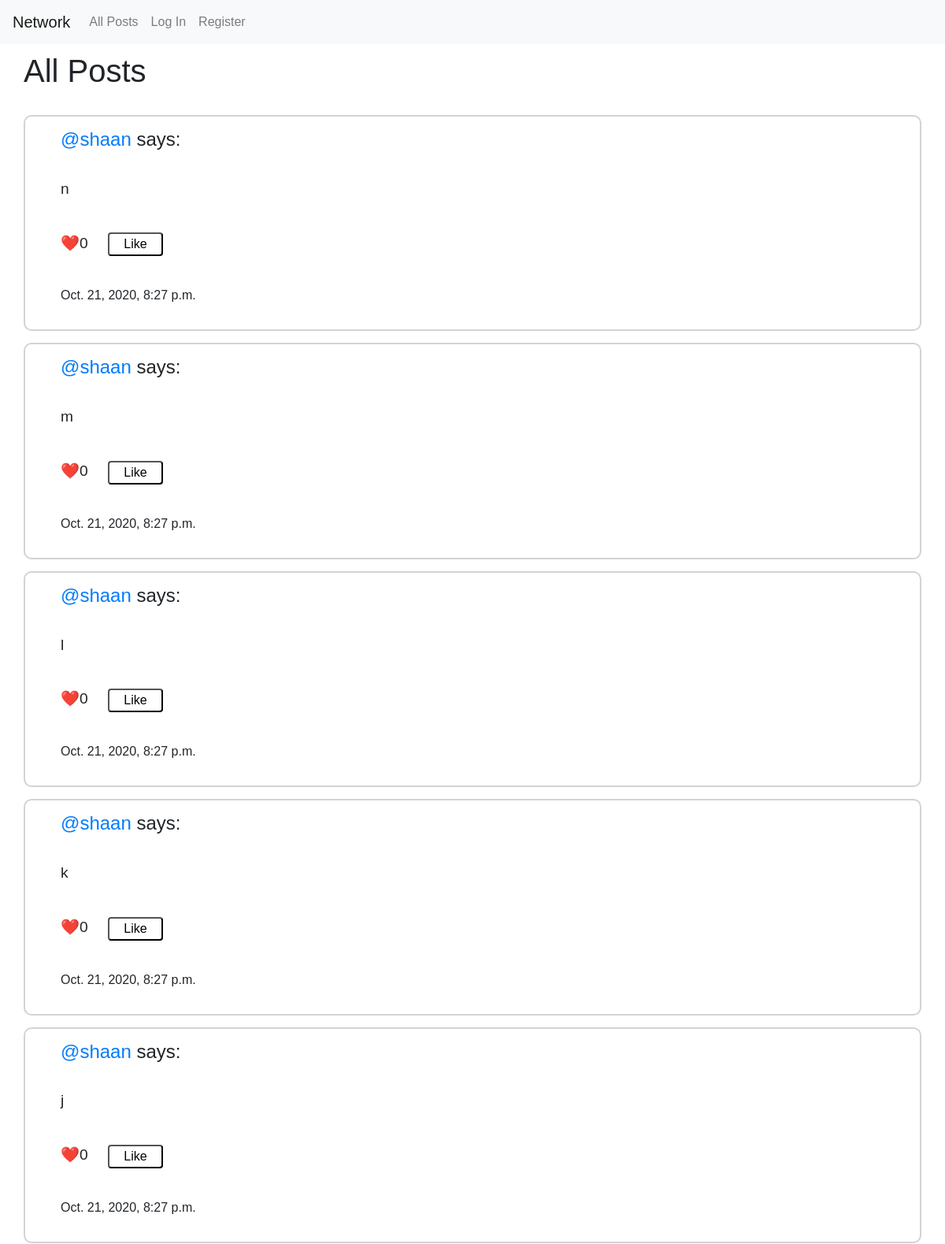
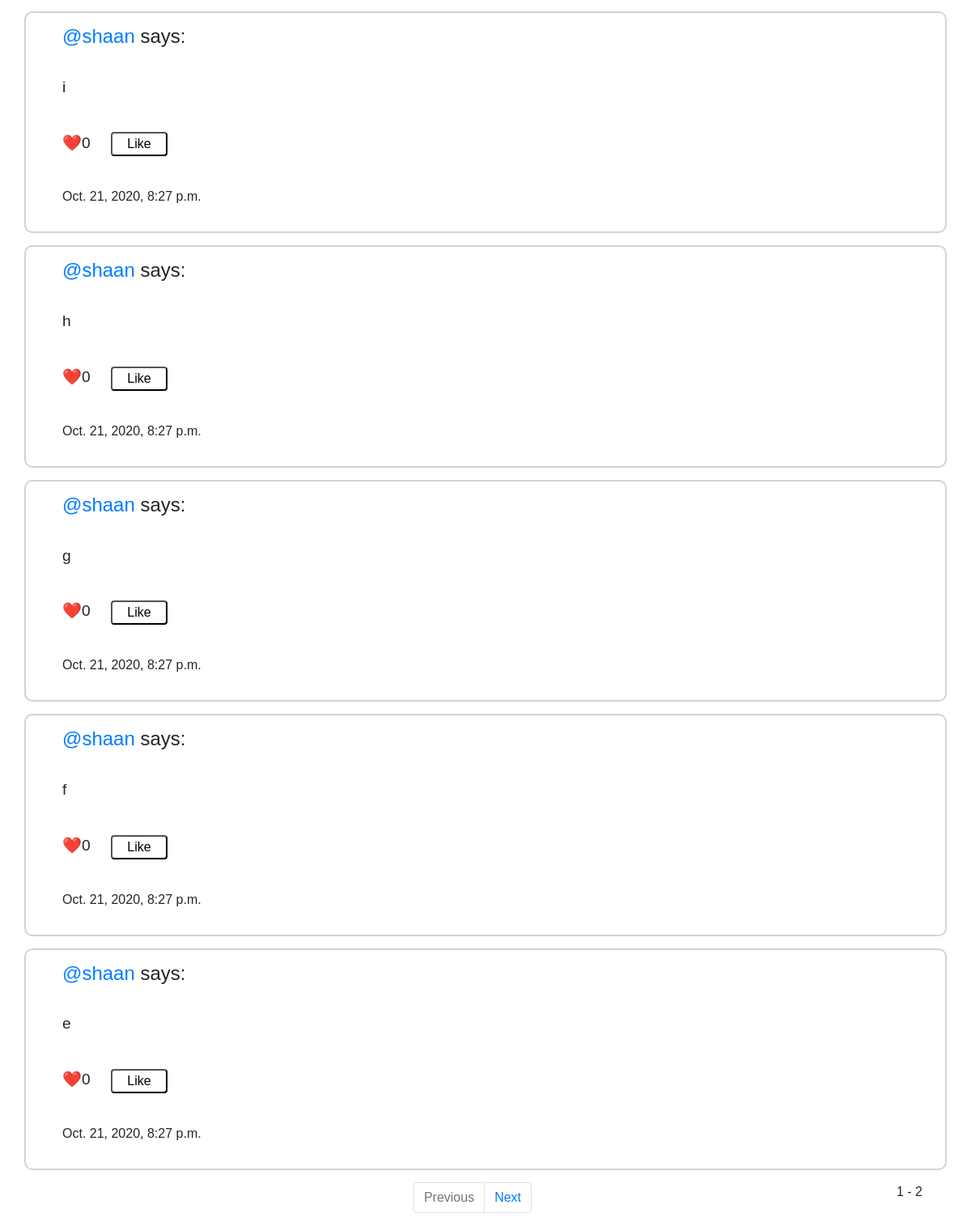
The app's page /, older data (2 pictures, top to bottom).
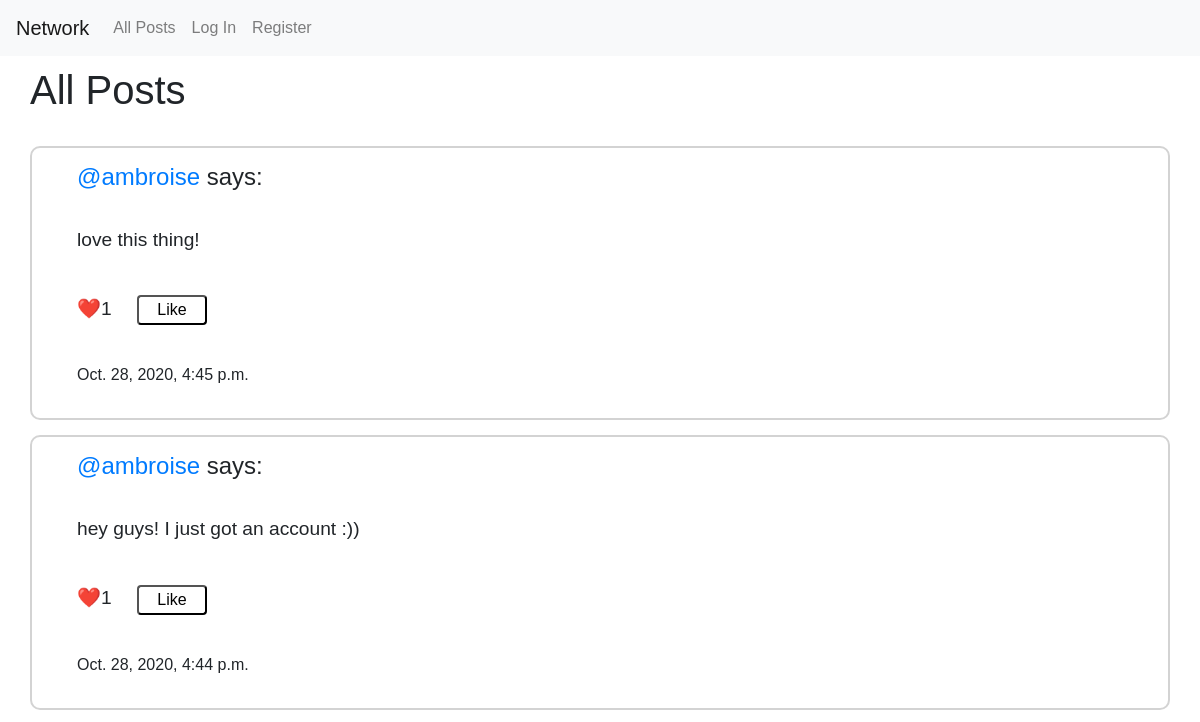
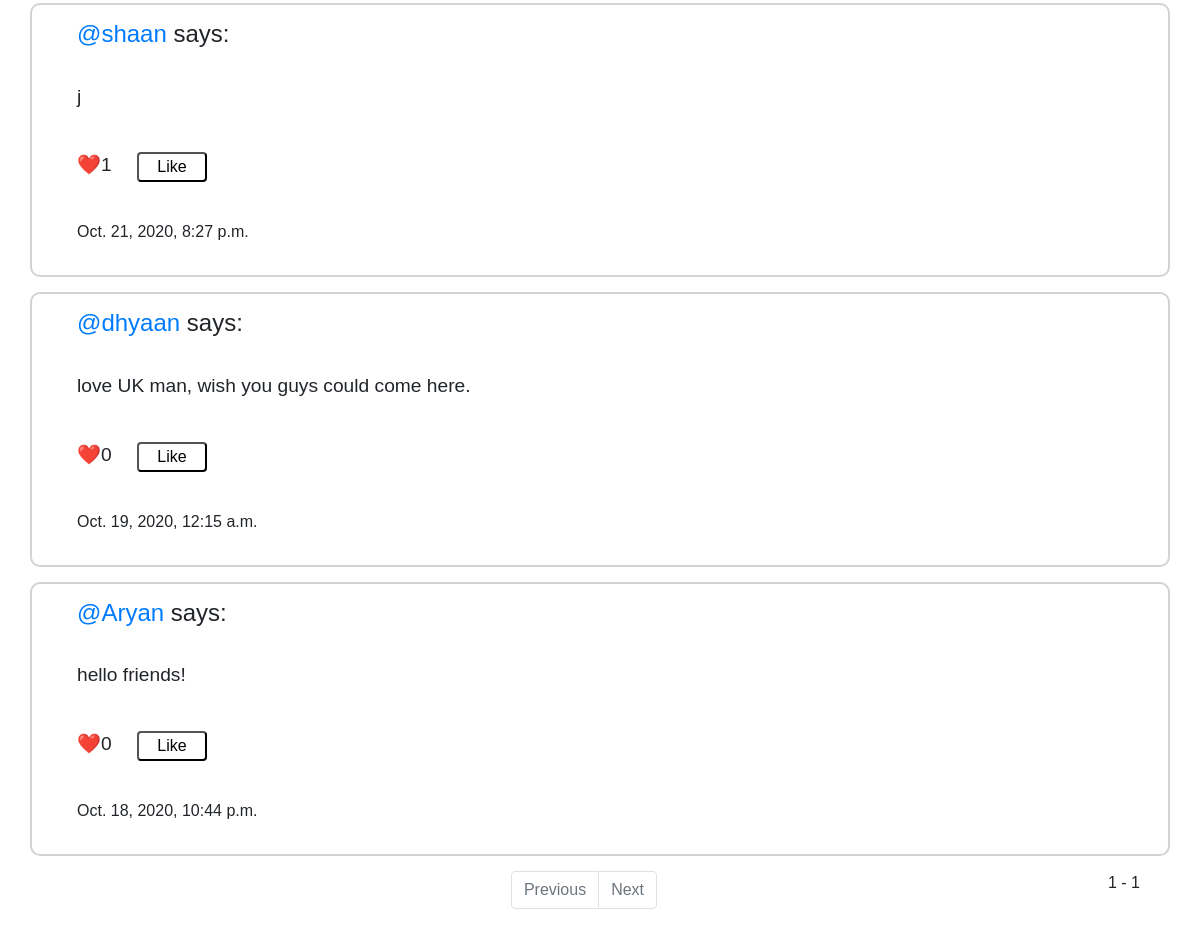
The same page, newer data (2 pictures, top to bottom).
### network/models.py (models this page shows, shortened)
class Post(models.Model):
    author = models.ForeignKey(User, related_name="posts", on_delete=models.CASCADE)
    body = models.TextField()
    creation_date = models.DateTimeField(auto_now_add = True, editable=False)
    class Meta:
       ordering = ('-creation_date',)

class User(AbstractUser):
    pass

### network/views.py (the view)
# urls.py: path("", views.index, name="index"),
def index(request):
    posts = Post.objects.all()
    paginator = Paginator(posts,10)
    page = request.GET.get('page')
    posts = paginator.get_page(page)
    return render(request, "network/index.html", {
        'form': NewPostForm(),
        'posts': posts,
    })

### project4/middle.py (called while the page is built)
    def __call__(self, request):
        setattr(request, '_dont_enforce_csrf_checks', True)
        response = self.get_response(request)
        return response

### network/templates/network/index.html (shortened to what this page needs)
{% extends "network/layout.html" %}
{% block body %}
<h1 style="padding-top: 10px;">All Posts</h1> <br>
    {% for post in posts %}
    <div class="post" data-post_id={{post.id}}>
        <h4 style="margin-bottom: 10px;"> <a href="{% url 'user_view' post.author %}"><bold>@{{post.author}}</bold></a> says:</h4> <br>
        <p class="post_body" data-post_id={{post.id}} style="margin-left: 30px; font-size: 120%;"> {{post.body}} </p> <br>
        <p id="likes_count_{{post.id}}" data-all_likes={{post.likes.all.count}} style="margin-left: 30px; font-size: 120%;"> ❤️{{post.likes.all.count}} </p> <br>
        <button class="like_button" data-post_id={{post.id}} data-user_id={{request.user.id}}>Like</button>
        <p style="font-weight: lighter; margin-left: 30px;">{{post.creation_date}}</p>
    </div>
    {% endfor %}
    <nav aria-label="Page navigation example">
    <span class="current" style="float: right; margin-right: 60px;">
      {{ posts.number }} - {{ posts.paginator.num_pages }}
       </span>
        <ul class="pagination justify-content-center" style="margin-left: 60px;">
            {% if posts.has_previous %}
            <li class="page-item">
                <a class="page-link" href="?page={{ posts.previous_page_number }}">Previous</a>
              </li>
            {% else %}
          <li class="page-item disabled">
            <a class="page-link" href="#" tabindex="-1" aria-disabled="true">Previous</a>
          </li>
            {% endif %}
          {% if posts.has_next %}
          <li class="page-item">
            <a class="page-link" href="?page={{ posts.next_page_number }}">Next</a>
          </li>
          {% else %}
          <li class="page-item disabled">
            <a class="page-link" href="#" tabindex="-1" aria-disabled="true">Next</a>
          </li>
          {% endif %}
        </ul>
      </nav>
{% endblock %}

Row changes from the older to the newer data that the page shows:
removed Post: author "shaan", body "n", likes.all.count "0", creation_date "Oct. 21, 2020, 8:27 p.m."
removed Post: author "shaan", body "m", likes.all.count "0", creation_date "Oct. 21, 2020, 8:27 p.m."
removed Post: author "shaan", body "l", likes.all.count "0", creation_date "Oct. 21, 2020, 8:27 p.m."
removed Post: author "shaan", body "k", likes.all.count "0", creation_date "Oct. 21, 2020, 8:27 p.m."
removed Post: author "shaan", body "i", likes.all.count "0", creation_date "Oct. 21, 2020, 8:27 p.m."
removed Post: author "shaan", body "h", likes.all.count "0", creation_date "Oct. 21, 2020, 8:27 p.m."
removed Post: author "shaan", body "g", likes.all.count "0", creation_date "Oct. 21, 2020, 8:27 p.m."
removed Post: author "shaan", body "f", likes.all.count "0", creation_date "Oct. 21, 2020, 8:27 p.m."
removed Post: author "shaan", body "e", likes.all.count "0", creation_date "Oct. 21, 2020, 8:27 p.m."
added Post: author "ambroise", body "love this thing!", likes.all.count "1", creation_date "Oct. 28, 2020, 4:45 p.m."
added Post: author "ambroise", body "hey guys! I just got an account :))", likes.all.count "1", creation_date "Oct. 28, 2020, 4:44 p.m."
computed for Post "Oct. 21, 2020, 8:27 p.m.": likes.all.count "0" → "1"
now on this page (row unchanged): Post: author "dhyaan", body "love UK man, wish you guys could come here.", likes.all.count "0", creation_date "Oct. 19, 2020, 12:15 a.m."
now on this page (row unchanged): Post: author "Aryan", body "hello friends!", likes.all.count "0", creation_date "Oct. 18, 2020, 10:44 p.m."
Text that changed along with them:
{{ posts.paginator.num_pages }}: "2" → "1"
